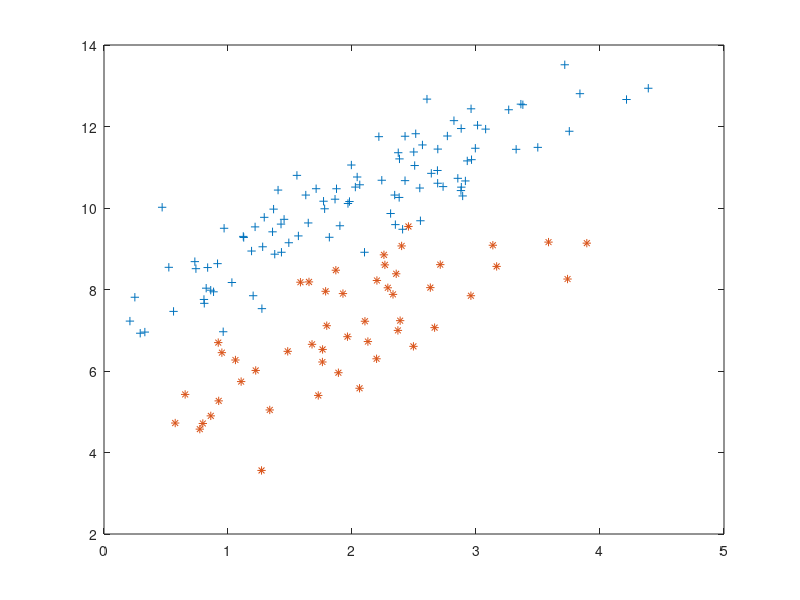
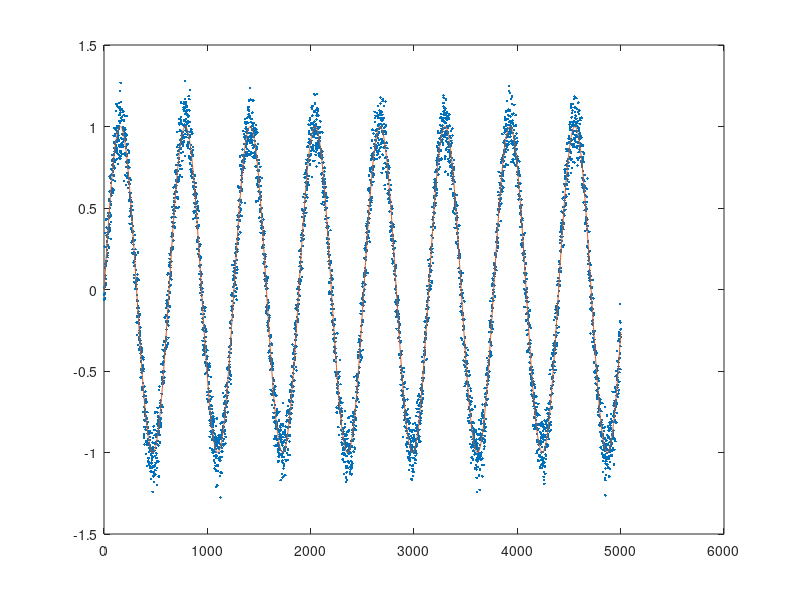

Recreate these plots in MATLAB, in order.
%GRUPO 1
mu = [2,10];
sigma = [1,1.5;1.5,3];
%rng default  % For reproducibility
r = mvnrnd(mu,sigma,100);

%GRUPO 2
mu2 = [2,7];
sigma2 = [1,1.5;1.5,3];
%rng default  % For reproducibility
r2 = mvnrnd(mu2,sigma2,50);

figure
plot(r(:,1),r(:,2),'+')
hold on;
plot(r2(:,1),r2(:,2),'*')

values = [r; r2];
targeta = zeros(100,1);
targetb = ones(50,1);
target = [targeta; targetb];

%SENO CON RUIDO
t = 0:.01:50;
y = sin(t) + 0.1 * randn(1, length(t));
y2 = sin(t);

figure
plot(y,'.')
hold on;
plot(y2)